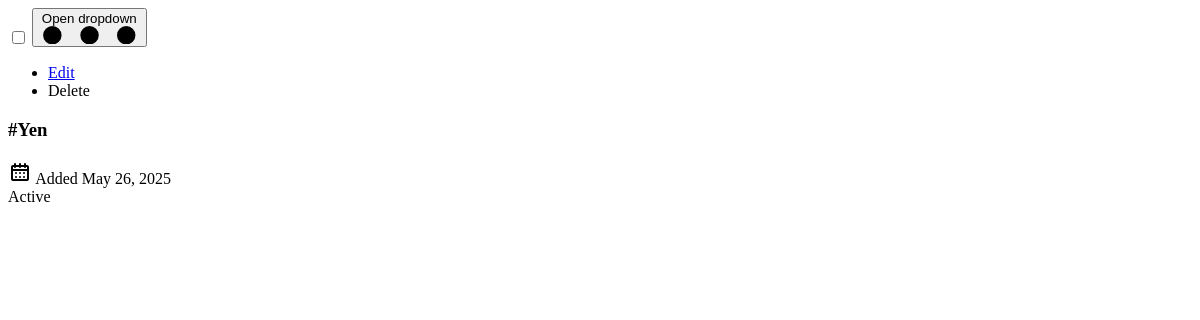
The app's page /hashtags/search/ (signed in), older data.
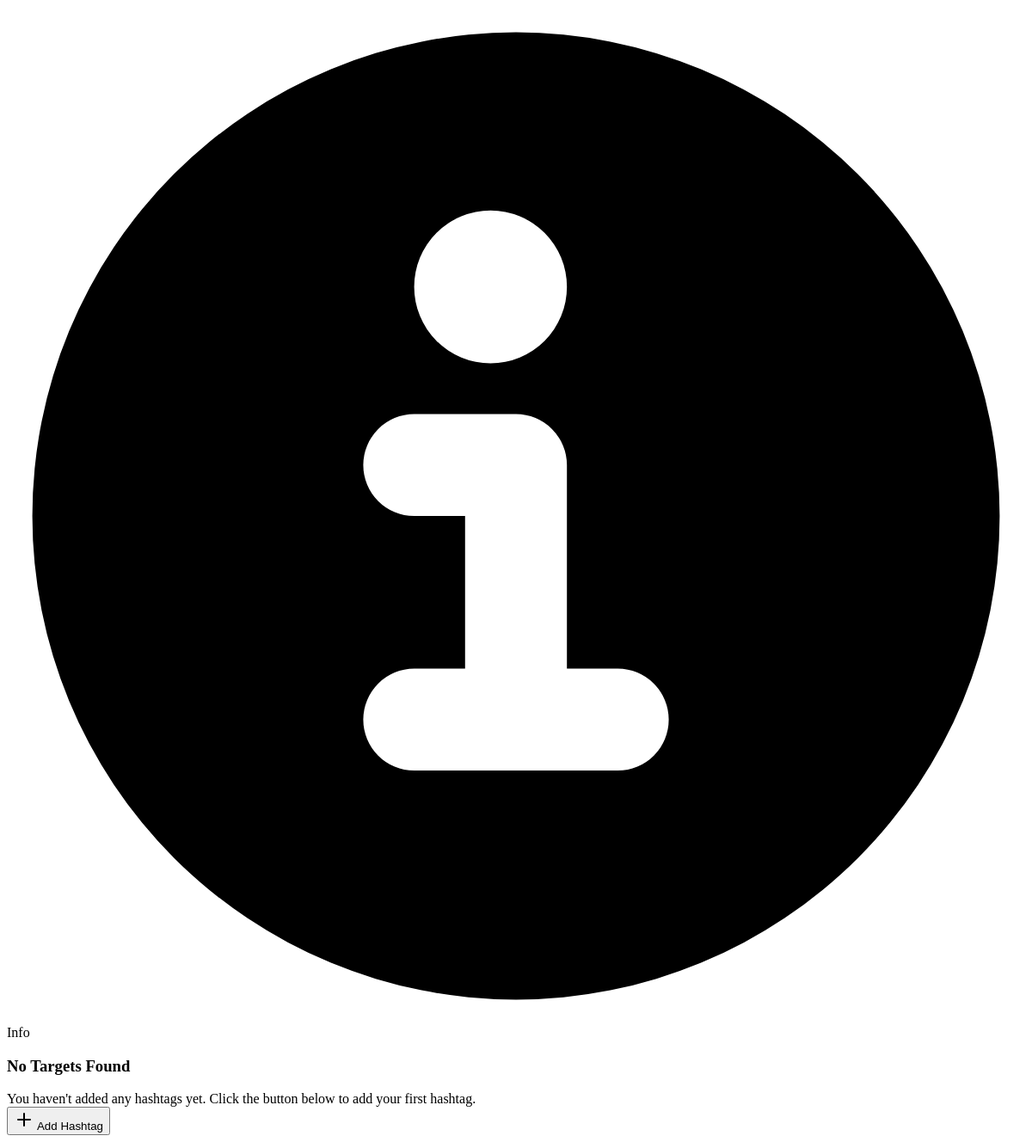
The same page, newer data.
### apps/hashtags/models.py (models this page shows, shortened)
class Hashtag(models.Model):
    name = models.CharField(max_length=100)
    user = models.ForeignKey(settings.AUTH_USER_MODEL, on_delete=models.CASCADE, related_name='hashtags')
    created_at = models.DateTimeField(auto_now_add=True)
    class Meta:
        unique_together = ['name', 'user']

### apps/hashtags/utils.py (the view)
# urls.py: path('search/', utils.search_hashtags, name='search_hashtags'),
def search_hashtags(request):
    search_query = request.GET.get('search', '').strip()
    hashtags = Hashtag.objects.filter(user=request.user)
    if search_query:
        hashtags = hashtags.filter(
            Q(name__icontains=search_query)
        )
    return render(request, 'hashtags/components/hashtag_items.html', {
        'hashtags': hashtags,
        'search_query': search_query
    })

### templates/hashtags/components/hashtag_items.html (shortened to what the changed rows need)
{% if hashtags %}
<div class="mb-4 mt-4 grid gap-4 sm:grid-cols-2 md:mb-8 lg:grid-cols-3 xl:grid-cols-3">
    {% for hashtag in hashtags %}
    <div class="block w-full p-6 bg-white border border-gray-200 rounded-lg shadow-sm dark:bg-gray-800 dark:border-gray-700 transition-all duration-300 hover:shadow-lg hover:scale-[1.02]">
        <div class="flex justify-between items-center mb-4">
            <input id="checkbox-{{ hashtag.id }}" name="selected_hashtags" value="{{ hashtag.id }}" type="checkbox" class="w-4 h-4 text-green-600 bg-gray-100 border-gray-300 rounded focus:ring-green-500 dark:focus:ring-green-600 dark:ring-offset-gray-800 focus:ring-2 dark:bg-gray-700 dark:border-gray-600">
            <button id="dropdownButton" data-dropdown-toggle="dropdown-{{ hashtag.id }}" class="inline-block text-gray-500 dark:text-gray-400 hover:bg-gray-100 dark:hover:bg-gray-700 focus:ring-4 focus:outline-none focus:ring-gray-200 dark:focus:ring-gray-700 rounded-lg text-sm p-1.5" type="button">
                <span class="sr-only">Open dropdown</span>
                <svg class="w-5 h-5" aria-hidden="true" xmlns="http://www.w3.org/2000/svg" fill="currentColor" viewBox="0 0 16 3">
                    <path d="M2 0a1.5 1.5 0 1 1 0 3 1.5 1.5 0 0 1 0-3Zm6.041 0a1.5 1.5 0 1 1 0 3 1.5 1.5 0 0 1 0-3ZM14 0a1.5 1.5 0 1 1 0 3 1.5 1.5 0 0 1 0-3Z" />
                </svg>
            </button>
            <div id="dropdown-{{ hashtag.id }}" class="z-10 hidden text-base list-none bg-white divide-y divide-gray-100 rounded-lg shadow-sm w-44 dark:bg-gray-700">
                <ul class="py-2" aria-labelledby="dropdownButton">
                    <li>
                        <a href="#" class="block px-4 py-2 text-sm text-gray-700 hover:bg-gray-100 dark:hover:bg-gray-600 dark:text-gray-200 dark:hover:text-white">Edit</a>
                    </li>
                    <li>
                        <a hx-post="{% url 'hashtags:delete_hashtag' hashtag.id %}" hx-target="#hashtag-list" hx-confirm="Are you sure you want to delete this hashtag?" hx-headers='{"X-CSRFToken": "{{ csrf_token }}"}' class="block px-4 py-2 text-sm text-red-600 hover:bg-gray-100 dark:hover:bg-gray-600 dark:text-gray-200 dark:hover:text-white">Delete</a>
                    </li>
                </ul>
            </div>
        </div>
        <h3 class="text-xl font-bold text-gray-900 dark:text-white mb-4">#{{ hashtag.name }}</h3>
        <div class="flex items-center justify-between mt-4 pt-4 border-t border-gray-200 dark:border-gray-700">
            <div class="flex items-center">
                <span class="text-sm text-gray-500">Added {{ hashtag.created_at|date:"M d, Y" }}</span>
            </div>
            <div class="flex items-center">
                <span class="text-sm text-gray-500">Active</span>
            </div>
        </div>
    </div>
    {% endfor %}
</div>
{% else %}
{% if search_query %}
<div id="search-alert" class="p-4 mb-4 text-red-800 border border-red-300 rounded-lg bg-red-50 dark:bg-gray-800 dark:text-red-400 dark:border-red-800" role="alert">
    <div class="flex items-center">
        <svg class="flex-shrink-0 w-4 h-4 me-2" aria-hidden="true" xmlns="http://www.w3.org/2000/svg" fill="currentColor" viewBox="0 0 20 20">
            <path d="M10 .5a9.5 9.5 0 1 0 9.5 9.5A9.51 9.51 0 0 0 10 .5ZM9.5 4a1.5 1.5 0 1 1 0 3 1.5 1.5 0 0 1 0-3ZM12 15H8a1 1 0 0 1 0-2h1v-3H8a1 1 0 0 1 0-2h2a1 1 0 0 1 1 1v4h1a1 1 0 0 1 0 2Z" />
        </svg>
        <h3 class="text-lg font-medium">No results found</h3>
    </div>
    <div class="mt-2 mb-4 text-sm">
        No leads match your search term "{{ search_query }}". Try adjusting your search or clear it to see all
        leads.
    </div>
    <div class="flex">
        <button type="button" hx-get="{% url 'hashtags:search_hashtags' %}?search=" hx-target="#hashtag-list" onclick="document.getElementById('hashtag-search-input').value = ''" class="text-red-800 bg-transparent border border-red-800 hover:bg-red-900 hover:text-white focus:ring-4 focus:outline-none focus:ring-red-300 font-medium rounded-lg text-xs px-3 py-1.5 text-center">
            Clear Search
        </button>
    </div>
</div>
{% else %}
<div id="alert-additional-content-5" class="p-4 border border-gray-300 rounded-lg bg-white dark:border-gray-600 dark:bg-gray-800" role="alert">
    <div class="flex items-center">
        <span class="sr-only">Info</span>
        <h3 class="text-lg font-medium text-gray-800 dark:text-gray-300">No Targets Found</h3>
    </div>
    <div class="mt-2 mb-4 text-sm text-gray-800 dark:text-gray-300">
        {% if active_filters %}
        No hashtags match your selected filters. Try adjusting your filters or clear them to see all hashtags.
        <div class="flex mt-4">
            <button type="button" hx-get="{% url 'hashtags:filter_hashtags' %}" hx-target="#hashtag-list" onclick="clearAllFilters()" class="text-gray-800 bg-transparent border border-gray-800 hover:bg-gray-900 hover:text-white focus:ring-4 focus:outline-none focus:ring-gray-300 font-medium rounded-lg text-xs px-3 py-1.5 text-center dark:border-gray-600 dark:hover:bg-gray-600 dark:focus:ring-gray-800 dark:text-gray-300 dark:hover:text-white">
                Clear Filters
            </button>
        </div>
        {% else %}
        You haven't added any hashtags yet. Click the button below to add your first hashtag.
        <div class="flex mt-4">
            <button type="button" data-modal-target="addHashtagModal" data-modal-toggle="addHashtagModal" class="text-white bg-gray-700 hover:bg-gray-800 focus:ring-4 focus:outline-none focus:ring-gray-300 font-medium rounded-lg text-xs px-3 py-1.5 me-2 text-center inline-flex items-center dark:bg-gray-600 dark:hover:bg-gray-500 dark:focus:ring-gray-800">
                <svg class="me-2 h-4 w-4 dark:text-gray-300" aria-hidden="true" xmlns="http://www.w3.org/2000/svg" width="24" height="24" fill="none" viewBox="0 0 24 24">
                    <path stroke="currentColor" stroke-linecap="round" stroke-linejoin="round" stroke-width="2" d="M5 12h14m-7 7V5" />
                </svg>
                Add Hashtag
            </button>
        </div>
        {% endif %}
    </div>
</div>
{% endif %}
{% endif %}

Row changes from the older to the newer data that the page shows:
removed Hashtag: name "Yen", created_at "May 26, 2025"
Text that changed along with them:
text now shown: "Info No Targets Found You haven't added any hashtags yet. Click the button below to add your first hashtag. Add Hashtag"
